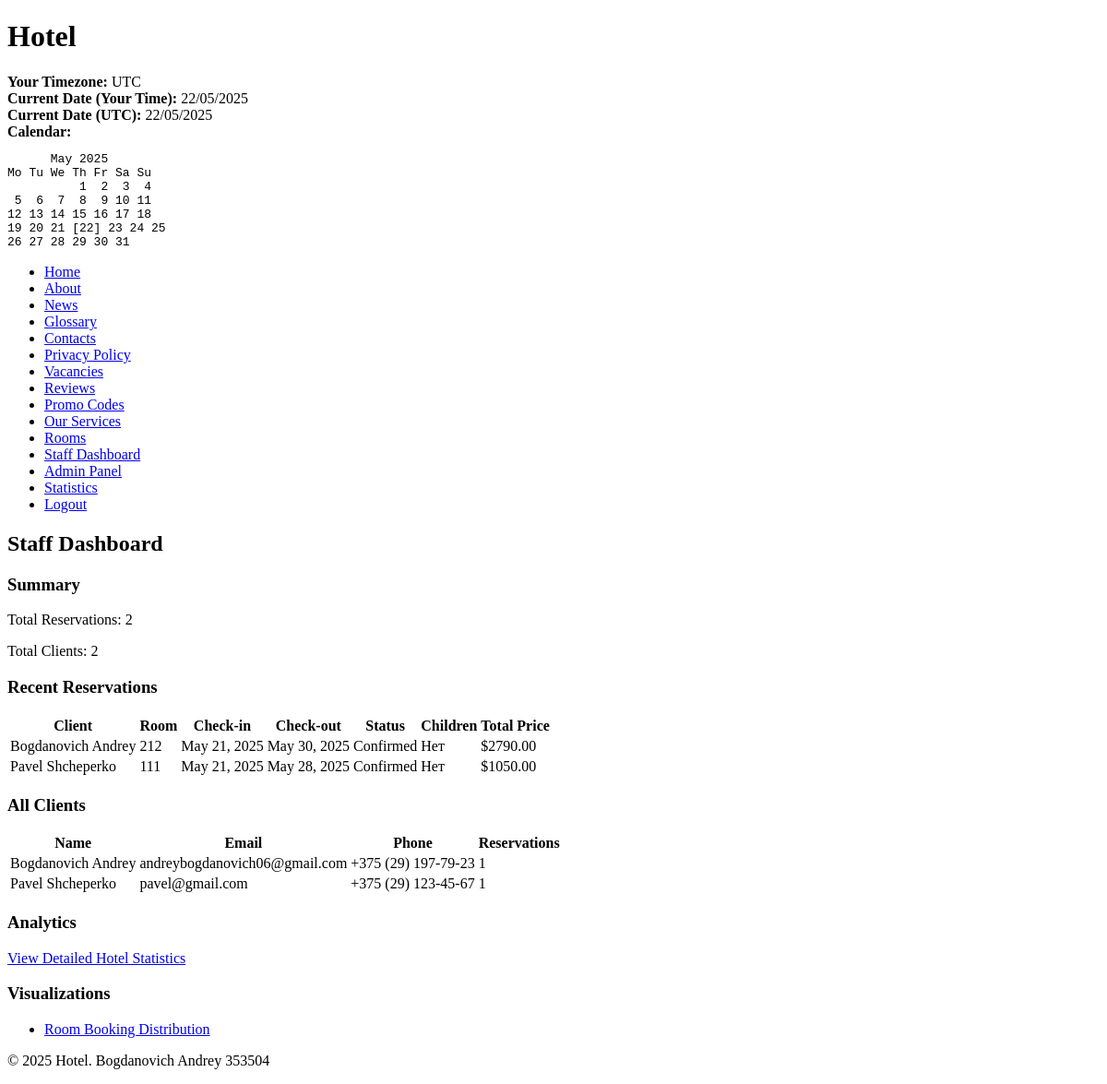
/staff/dashboard/ (signed in), run on an earlier commit of the app's database.
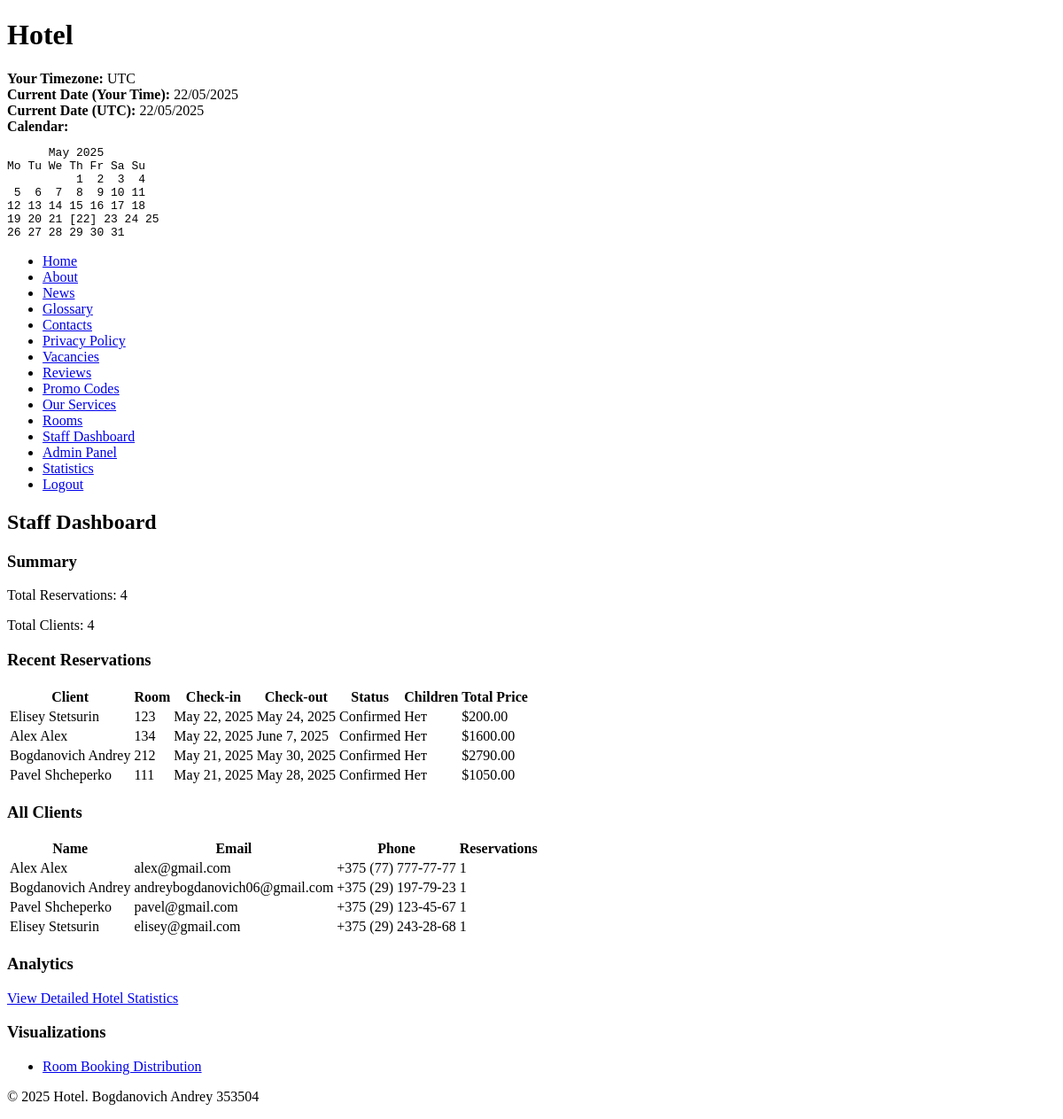
And on a later commit of the database.
### hotel/models.py (models this page shows, shortened)
class Reservation(models.Model):
    RESERVATION_STATUS = [
        ('pending', 'Pending'),
        ('confirmed', 'Confirmed'),
        ('checked_in', 'Checked In'),
        ('checked_out', 'Checked Out'),
        ('cancelled', 'Cancelled'),
    ]
    client = models.ForeignKey(Client, on_delete=models.CASCADE, related_name='reservations')
    room = models.ForeignKey(Room, on_delete=models.CASCADE, related_name='reservations')
    check_in_date = models.DateField()
    check_out_date = models.DateField()
    status = models.CharField(max_length=15, choices=RESERVATION_STATUS, default='pending')
    total_price = models.DecimalField(max_digits=10, decimal_places=2)
    special_requests = models.TextField(blank=True, null=True)
    has_children = models.BooleanField(default=False, verbose_name="Staying with children")  # Новое поле
    created_at = models.DateTimeField(auto_now_add=True)
    updated_at = models.DateTimeField(auto_now=True)

class Client(models.Model):
    user = models.OneToOneField(User, on_delete=models.CASCADE, blank=True, null=True)
    first_name = models.CharField(max_length=50)
    last_name = models.CharField(max_length=50)
    email = models.EmailField(unique=True)
    phone = models.CharField(max_length=15)
    address = models.TextField(blank=True, null=True)
    date_of_birth = models.DateField(null=True)

class Room(models.Model):
    ROOM_STATUS = [
        ('available', 'Available'),
        ('occupied', 'Occupied'),
        ('maintenance', 'Under Maintenance'),
        ('reserved', 'Reserved'),
    ]
    room_number = models.CharField(max_length=10, unique=True)
    category = models.ForeignKey(RoomCategory, on_delete=models.CASCADE, related_name='rooms')
    status = models.CharField(max_length=15, choices=ROOM_STATUS, default='available')
    capacity = models.PositiveSmallIntegerField(default=1)
    description = models.TextField(blank=True, null=True)

### hotel/views.py (the view)
# urls.py: path('staff/dashboard/', views.staff_dashboard, name='staff_dashboard'),
@login_required
@user_passes_test(is_staff_user)
def staff_dashboard(request):
    recent_reservations = Reservation.objects.all().order_by('-created_at')[:10]
    all_clients = Client.objects.all().order_by('last_name', 'first_name')
    context = {
        'recent_reservations': recent_reservations,
        'clients': all_clients,
        'total_reservations': Reservation.objects.count(),
        'total_clients': Client.objects.count(),
    }
    return render(request, 'hotel/staff/dashboard.html', context)

### hotel/views.py (called while the page is built)
def is_staff_user(user):
    return user.is_authenticated and (user.is_staff or user.is_superuser)

### hotel/templates/hotel/staff/dashboard.html (shortened to what this page needs)
{% extends "hotel/base.html" %}
{% block content %}
    <h2>Staff Dashboard</h2>
    <div>
        <h3>Summary</h3>
        <p>Total Reservations: {{ total_reservations }}</p>
        <p>Total Clients: {{ total_clients }}</p>
    </div>
    <div>
        <h3>Recent Reservations</h3>
        {% if recent_reservations %}
        <table>
            <thead>
                <tr>
                    <th>Client</th>
                    <th>Room</th>
                    <th>Check-in</th>
                    <th>Check-out</th>
                    <th>Status</th>
                    <th>Children</th>
                    <th>Total Price</th>
                </tr>
            </thead>
            <tbody>
                {% for reservation in recent_reservations %}
                    <tr>
                        <td>{{ reservation.client.first_name }} {{ reservation.client.last_name }}</td>
                        <td>{{ reservation.room.room_number }}</td>
                        <td>{{ reservation.check_in_date }}</td>
                        <td>{{ reservation.check_out_date }}</td>
                        <td>{{ reservation.get_status_display }}</td>
                        <td>{% if reservation.has_children %}Да{% else %}Нет{% endif %}</td>
                        <td>${{ reservation.total_price }}</td>
                    </tr>
                {% endfor %}
            </tbody>
        </table>
        {% else %}
            <p>No reservations yet.</p>
        {% endif %}
    </div>
    <div>
        <h3>All Clients</h3>
        {% if clients %}
            <table>
                <thead>
                    <tr>
                        <th>Name</th>
                        <th>Email</th>
                        <th>Phone</th>
                        <th>Reservations</th>
                    </tr>
                </thead>
                <tbody>
                    {% for client in clients %}
                        <tr>
                            <td>{{ client.first_name }} {{ client.last_name }}</td>
                            <td>{{ client.email }}</td>
                            <td>{{ client.phone }}</td>
                            <td>{{ client.reservations.count }}</td>
                        </tr>
                    {% endfor %}
                </tbody>
            </table>
        {% else %}
            <p>No clients yet.</p>
        {% endif %}
    </div>
    <div>
        <h3>Analytics</h3>
        <p><a href="{% url 'hotel:statistics' %}">View Detailed Hotel Statistics</a></p>
    </div>
    <div>
        <h3>Visualizations</h3>
        <ul>
            <li><a href="{% url 'hotel:room_booking_distribution_chart' %}">Room Booking Distribution</a></li>
        </ul>
    </div>
{% endblock %}

### hotel/templates/hotel/base.html (shortened to what this page needs)
<!DOCTYPE html>
<html lang="en">
<head>
</head>
<body>
    <header>
        <h1>Hotel</h1>
        <div class="datetime-info">
            <div>
                <strong>Your Timezone:</strong> <span id="user-timezone">{{ user_timezone|default:"Detecting..." }}</span>
            </div>
            <div>
                <strong>Current Date (Your Time):</strong> {{ user_current_date|date:"d/m/Y" }}
            </div>
            <div>
                <strong>Current Date (UTC):</strong> {{ utc_current_date|date:"d/m/Y" }}
            </div>
            <div class="calendar">
                <strong>Calendar:</strong>
                <pre>{{ text_calendar|safe }}</pre>
            </div>
        </div>
        <nav>
            <ul>
                <li><a href="{% url 'hotel:home' %}">Home</a></li>
                <li><a href="{% url 'hotel:about' %}">About</a></li>
                <li><a href="{% url 'hotel:news' %}">News</a></li>
                <li><a href="{% url 'hotel:glossary' %}">Glossary</a></li>
                <li><a href="{% url 'hotel:contacts' %}">Contacts</a></li>
                <li><a href="{% url 'hotel:privacy_policy' %}">Privacy Policy</a></li>
                <li><a href="{% url 'hotel:vacancies' %}">Vacancies</a></li>
                <li><a href="{% url 'hotel:reviews' %}">Reviews</a></li>
                <li><a href="{% url 'hotel:promo_codes' %}">Promo Codes</a></li>
                <li><a href="{% url 'hotel:services' %}">Our Services</a></li>
                <li><a href="{% url 'hotel:room_list' %}">Rooms</a></li>
                {% if user.is_authenticated %}
                    {% if user.is_staff or user.is_superuser %}
                        <li><a href="{% url 'hotel:staff_dashboard' %}">Staff Dashboard</a></li>
                        <li><a href="{% url 'admin:index' %}">Admin Panel</a></li>
                        <li><a href="{% url 'hotel:statistics' %}">Statistics</a></li>
                    {% else %}
                        <li><a href="{% url 'hotel:client_dashboard' %}">My Dashboard</a></li>
                    {% endif %}
                    <li><a href="{% url 'hotel:logout' %}">Logout</a></li>
                {% else %}
                    <li><a href="{% url 'hotel:login' %}">Login</a></li>
                    <li><a href="{% url 'hotel:register' %}">Register</a></li>
                {% endif %}
            </ul>
        </nav>
    </header>
    <main>
        {% block content %}
        {% endblock %}
    </main>
    <footer>
        <p>&copy; {% now "Y" %} Hotel. Bogdanovich Andrey 353504</p>
    </footer>
</body>
</html>

What changed in the data, as far as the page shows it:
added Reservation: client.first_name "Elisey", client.last_name "Stetsurin", room.room_number "123", check_in_date "May 22, 2025", check_out_date "May 24, 2025", status "Confirmed", has_children "Нет", total_price "200.00"
added Reservation: client.first_name "Alex", client.last_name "Alex", room.room_number "134", check_in_date "May 22, 2025", check_out_date "June 7, 2025", status "Confirmed", has_children "Нет", total_price "1600.00"
added Client: first_name "Alex", last_name "Alex", email "alex@gmail.com", phone "+375 (77) 777-77-77", reservations.count "1"
added Client: first_name "Elisey", last_name "Stetsurin", email "elisey@gmail.com", phone "+375 (29) 243-28-68", reservations.count "1"
Also different on the page:
{{ total_reservations }}: "2" → "4"
{{ total_clients }}: "2" → "4"
